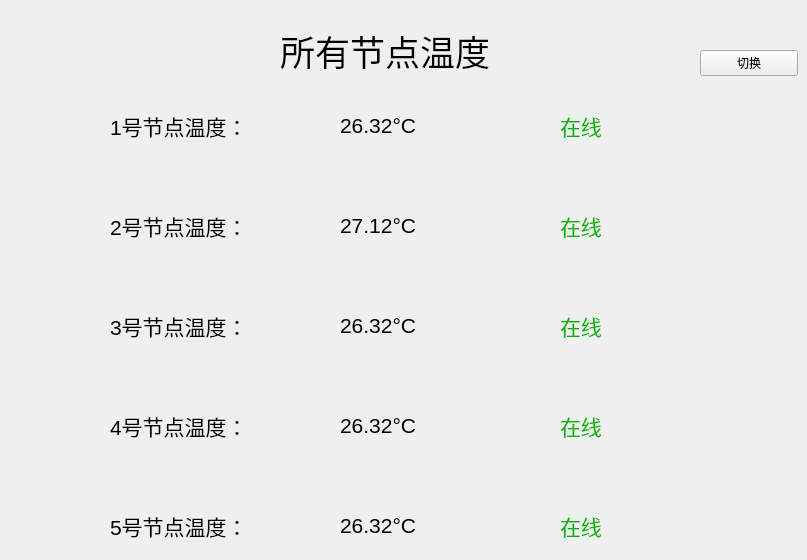
                   <widget class="QWidget" name="page_temp_2">
                    <widget class="QLabel" name="label_2">
                     <property name="geometry">
                      <rect>
                       <x>110</x>
                       <y>100</y>
                       <width>171</width>
                       <height>51</height>
                      </rect>
                     </property>
                     <property name="font">
                      <font>
                       <pointsize>16</pointsize>
                      </font>
                     </property>
                     <property name="text">
                      <string>1号节点温度：</string>
                     </property>
                    </widget>
                    <widget class="QLabel" name="label_3">
                     <property name="geometry">
                      <rect>
                       <x>340</x>
                       <y>100</y>
                       <width>151</width>
                       <height>51</height>
                      </rect>
                     </property>
                     <property name="font">
                      <font>
                       <pointsize>16</pointsize>
                      </font>
                     </property>
                     <property name="text">
                      <string>26.32°C</string>
                     </property>
                    </widget>
                    <widget class="QLabel" name="label_11">
                     <property name="geometry">
                      <rect>
                       <x>560</x>
                       <y>100</y>
                       <width>181</width>
                       <height>51</height>
                      </rect>
                     </property>
                     <property name="font">
                      <font>
                       <pointsize>16</pointsize>
                      </font>
                     </property>
                     <property name="styleSheet">
                      <string notr="true">color: rgb(0, 180, 0);</string>
                     </property>
                     <property name="text">
                      <string>在线</string>
                     </property>
                    </widget>
                    <widget class="QLabel" name="label_12">
                     <property name="geometry">
                      <rect>
                       <x>110</x>
                       <y>200</y>
                       <width>171</width>
                       <height>51</height>
                      </rect>
                     </property>
                     <property name="font">
                      <font>
                       <pointsize>16</pointsize>
                      </font>
                     </property>
                     <property name="text">
                      <string>2号节点温度：</string>
                     </property>
                    </widget>
                    <widget class="QLabel" name="label_15">
                     <property name="geometry">
                      <rect>
                       <x>560</x>
                       <y>200</y>
                       <width>181</width>
                       <height>51</height>
                      </rect>
                     </property>
                     <property name="font">
                      <font>
                       <pointsize>16</pointsize>
                      </font>
                     </property>
                     <property name="styleSheet">
                      <string notr="true">color: rgb(0, 180, 0);</string>
                     </property>
                     <property name="text">
                      <string>在线</string>
                     </property>
                    </widget>
                    <widget class="QLabel" name="label_24">
                     <property name="geometry">
                      <rect>
                       <x>340</x>
                       <y>200</y>
                       <width>151</width>
                       <height>51</height>
                      </rect>
                     </property>
                     <property name="font">
                      <font>
                       <pointsize>16</pointsize>
                      </font>
                     </property>
                     <property name="text">
                      <string>27.12°C</string>
                     </property>
                    </widget>
                    <widget class="QLabel" name="label_26">
                     <property name="geometry">
                      <rect>
                       <x>110</x>
                       <y>300</y>
                       <width>171</width>
                       <height>51</height>
                      </rect>
                     </property>
                     <property name="font">
                      <font>
                       <pointsize>16</pointsize>
                      </font>
                     </property>
                     <property name="text">
                      <string>3号节点温度：</string>
                     </property>
                    </widget>
                    <widget class="QLabel" name="label_28">
                     <property name="geometry">
                      <rect>
                       <x>560</x>
                       <y>300</y>
                       <width>181</width>
                       <height>51</height>
                      </rect>
                     </property>
                     <property name="font">
                      <font>
                       <pointsize>16</pointsize>
                      </font>
                     </property>
                     <property name="styleSheet">
                      <string notr="true">color: rgb(0, 180, 0);</string>
                     </property>
                     <property name="text">
                      <string>在线</string>
                     </property>
                    </widget>
                    <widget class="QLabel" name="label_46">
                     <property name="geometry">
                      <rect>
                       <x>340</x>
                       <y>300</y>
                       <width>151</width>
                       <height>51</height>
                      </rect>
                     </property>
                     <property name="font">
                      <font>
                       <pointsize>16</pointsize>
                      </font>
                     </property>
                     <property name="text">
                      <string>26.32°C</string>
                     </property>
                    </widget>
                    <widget class="QLabel" name="label_48">
                     <property name="geometry">
                      <rect>
                       <x>110</x>
                       <y>400</y>
                       <width>171</width>
                       <height>51</height>
                      </rect>
                     </property>
                     <property name="font">
                      <font>
                       <pointsize>16</pointsize>
                      </font>
                     </property>
                     <property name="text">
                      <string>4号节点温度：</string>
                     </property>
                    </widget>
                    <widget class="QLabel" name="label_51">
                     <property name="geometry">
                      <rect>
                       <x>560</x>
                       <y>400</y>
                       <width>181</width>
                       <height>51</height>
                      </rect>
                     </property>
                     <property name="font">
                      <font>
                       <pointsize>16</pointsize>
                      </font>
                     </property>
                     <property name="styleSheet">
                      <string notr="true">color: rgb(0, 180, 0);</string>
                     </property>
                     <property name="text">
                      <string>在线</string>
                     </property>
                    </widget>
                    <widget class="QLabel" name="label_60">
                     <property name="geometry">
                      <rect>
                       <x>340</x>
                       <y>400</y>
                       <width>151</width>
                       <height>51</height>
                      </rect>
                     </property>
                     <property name="font">
                      <font>
                       <pointsize>16</pointsize>
                      </font>
                     </property>
                     <property name="text">
                      <string>26.32°C</string>
                     </property>
                    </widget>
                    <widget class="QLabel" name="label_62">
                     <property name="geometry">
                      <rect>
                       <x>110</x>
                       <y>500</y>
                       <width>171</width>
                       <height>51</height>
                      </rect>
                     </property>
                     <property name="font">
                      <font>
                       <pointsize>16</pointsize>
                      </font>
                     </property>
                     <property name="text">
                      <string>5号节点温度：</string>
                     </property>
                    </widget>
                    <widget class="QLabel" name="label_64">
                     <property name="geometry">
                      <rect>
                       <x>560</x>
                       <y>500</y>
                       <width>181</width>
                       <height>51</height>
                      </rect>
                     </property>
                     <property name="font">
                      <font>
                       <pointsize>16</pointsize>
                      </font>
                     </property>
                     <property name="styleSheet">
                      <string notr="true">color: rgb(0, 180, 0);</string>
                     </property>
                     <property name="text">
                      <string>在线</string>
                     </property>
                    </widget>
                    <widget class="QLabel" name="label_66">
                     <property name="geometry">
                      <rect>
                       <x>340</x>
                       <y>500</y>
                       <width>151</width>
                       <height>51</height>
                      </rect>
                     </property>
                     <property name="font">
                      <font>
                       <pointsize>16</pointsize>
                      </font>
                     </property>
                     <property name="text">
                      <string>26.32°C</string>
                     </property>
                    </widget>
                    <widget class="QLabel" name="label_69">
                     <property name="geometry">
                      <rect>
                       <x>280</x>
                       <y>10</y>
                       <width>241</width>
                       <height>81</height>
                      </rect>
                     </property>
                     <property name="font">
                      <font>
                       <pointsize>26</pointsize>
                      </font>
                     </property>
                     <property name="text">
                      <string>所有节点温度</string>
                     </property>
                    </widget>
                    <widget class="QPushButton" name="pushButton_temp_q2">
                     <property name="geometry">
                      <rect>
                       <x>700</x>
                       <y>50</y>
                       <width>98</width>
                       <height>26</height>
                      </rect>
                     </property>
                     <property name="text">
                      <string>切换</string>
                     </property>
                    </widget>
                   </widget>
